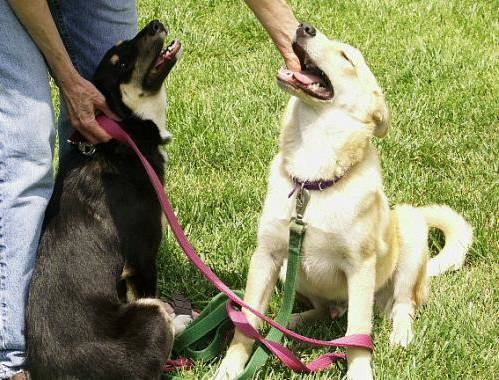
#> input picture deep_learning/imgs/dogs.jpg, 499 x 380 px
$ python sift_cats_vs_dogs.py --dataset ../imgs   (Python 2 division)
#> lines starting #> are read from the running program, lines starting #| are printed output that depends on the picture
import argparse
import datetime
import os
import sys
import time

import numpy as np
from sklearn.model_selection import train_test_split
from sklearn.neighbors import KNeighborsClassifier


# returns descriptor of image at pth
def feature_extract(pth):
    im = cv2.imread(pth, 1)
    gray = cv2.cvtColor(im, cv2.COLOR_BGR2GRAY)
    return bowDiction.compute(gray, sift.detect(gray))


def time_diff_str(t1, t2):
    """
    Calculates time durations.
    """
    diff = t2 - t1
    mins = int(diff / 60)
    secs = round(diff % 60, 2)
    return str(mins) + " mins and " + str(secs) + " seconds"


if __name__ == "__main__":
    # Load opencv libraries
    sys.path.append('/usr/local/lib/python2.7/site-packages')
    import cv2
    from imutils import paths

    t_start = time.time()

    # construct the argument parse and parse the arguments
    ap = argparse.ArgumentParser()
    ap.add_argument("-d", "--dataset", required=True, help="path to input dataset")
    ap.add_argument("-k", "--neighbors", type=int, default=1, help="# of nearest neighbors for classification")
    ap.add_argument("-j", "--jobs", type=int, default=-1,
                    help="# of jobs for k-NN distance (-1 uses all available cores)")
    args = vars(ap.parse_args())

    # grab the list of images that we'll be describing
    print("[INFO] describing images...")
    imagePaths = list(paths.list_images(args["dataset"]))

    # initialize the raw pixel intensities matrix, the features matrix,
    # and labels list
    features = []
    labels = []

    dictionarySize = 5
    BOW = cv2.BOWKMeansTrainer(dictionarySize)
    sift = cv2.xfeatures2d.SIFT_create()

    for (i, imagePath) in enumerate(imagePaths):
        image = cv2.imread(imagePath)
#> image is the input picture: shape (380, 499, 3); mean B, G, R 99.7, 140.4, 137.7
        gray = cv2.cvtColor(image, cv2.COLOR_BGR2GRAY)
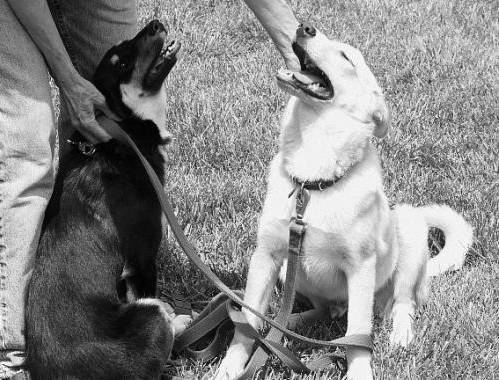
#> gray: shape (380, 499); min 0, max 255, mean 134.9
        kp, dsc = sift.detectAndCompute(gray, None)
#> kp = 1573 keypoints; strongest (x, y, size): (170, 48, 2), (168, 53, 2), (173, 42, 2.2), (437, 239, 14.6)
        BOW.add(dsc)
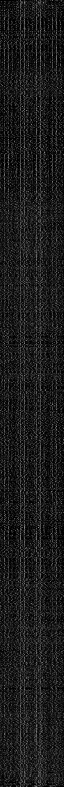
#> dsc: shape (1573, 128) float32 (shown at 1/2 size); min 0, max 215, mean 27.6
        print("# kps: {}, descriptors: {}".format(len(kp), dsc.shape))
#| # kps: 1573, descriptors: (1573, 128)

    # dictionary created
    dictionary = BOW.cluster()
    index_params = dict(algorithm=0, trees=5)
    search_params = dict(checks=50)  # or pass empty dictionary
    flann = cv2.FlannBasedMatcher(index_params, search_params)
    sift2 = cv2.xfeatures2d.SIFT_create()
    bowDiction = cv2.BOWImgDescriptorExtractor(sift2, cv2.BFMatcher(cv2.NORM_L2))
    bowDiction.setVocabulary(dictionary)
    print "BOW dictionary", np.shape(dictionary)

    # loop over the input images
    for (i, imagePath) in enumerate(imagePaths):
        # load the image and extract the class label (assuming that our
        # path as the format: /path/to/dataset/{class}.{image_num}.jpg
        label = imagePath.split(os.path.sep)[-1].split(".")[0]

        # update the raw images, features, and labels matricies,
        # respectively
        features.extend(feature_extract(imagePath))
        labels.append(label)

        # show an update every 1,000 images
        if i > 0 and i % 1000 == 0:
            print("[INFO] processed {}/{}".format(i, len(imagePaths)))

    # show some information on the memory consumed by the features matrix
    features = np.array(features)
#> features = [[0.228, 0.176, 0.16, 0.292, 0.144]]
    labels = np.array(labels)
    print("[INFO] features matrix: {:.2f}MB".format(features.nbytes / (1024 * 1000.0)))
#| [INFO] features matrix: 0.00MB

    # partition the data into training and testing splits, using 75%
    # of the data for training and the remaining 25% for testing
#> (the run stopped early here; a loop or call above may not have finished)
